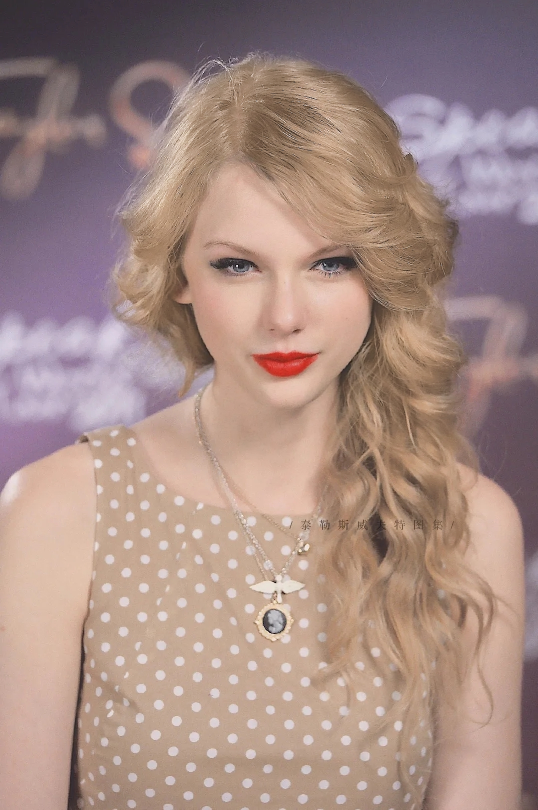
//> input picture opencv/imgs/taylor.jpg, 1076 x 1620 px (shown at 1/2 size)
$ ./montage   (built with g++ and OpenCV 4)
//> lines starting //> are read from the running program, lines starting //| are printed output that depends on the picture
#include <iostream>
#include <string>
#include <opencv2/opencv.hpp>
using namespace std;

/**
 * 合成蒙太奇图像
 **/

const int step_x = 20;
const int step_y = 20;

int getImagePathList(string folder, vector<string> &imagePathList)
{
    cv::glob(folder, imagePathList);
    return 0;
}

int main()
{
    string src_file = "/mnt/cfs/algorithm/hangcong.li/code/cpp/unconquered-cpp/opencv/imgs/taylor.jpg";
    string dst_file = "/mnt/cfs/algorithm/hangcong.li/code/cpp/unconquered-cpp/opencv/imgs/taylor_dst.jpg";
    string montage_dst_file = "/mnt/cfs/algorithm/hangcong.li/code/cpp/unconquered-cpp/opencv/imgs/montage_taylor.jpg";
    string folder = "images/";

    cv::Mat src = cv::imread(src_file);
//> src is the input picture: 1620 rows x 1076 cols, CV_8UC3; mean B, G, R 132.3, 139.5, 165.6
    if (src.empty())
    {
        cout << "No image!" << endl;
        return 0;
    }

    cv::resize(src, src, cv::Size(step_x * 30, step_y * 30), 1, 1, cv::INTER_CUBIC);
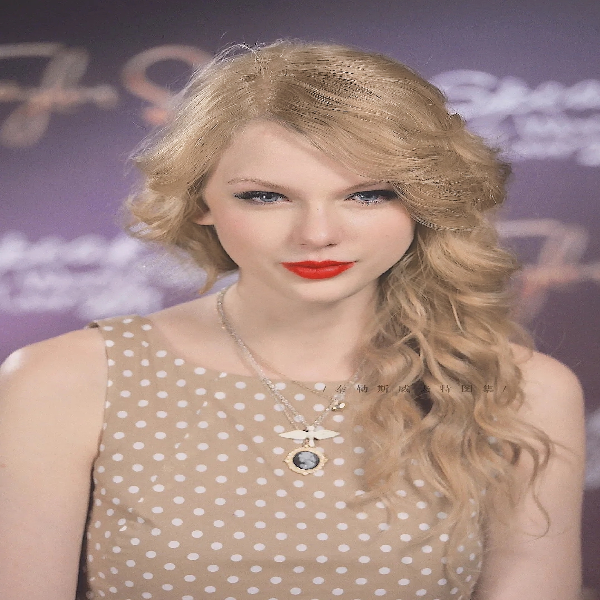
//> src: 600 rows x 600 cols, CV_8UC3; mean B, G, R 132.3, 139.5, 165.6

    vector<cv::Mat> images;


    cout << "loading..." << endl;
    vector<string> imagePathList;
    for (int i=0;i<30;i++)
    {
        imagePathList.push_back("/mnt/cfs/algorithm/hangcong.li/code/cpp/unconquered-cpp/opencv/imgs/taylor_bg.jpg");
    }
    // getImagePathList(folder, imagePathList);

    for (int i = 0; i < imagePathList.size(); i++)
    {
        cv::Mat img = cv::imread(imagePathList[i]);
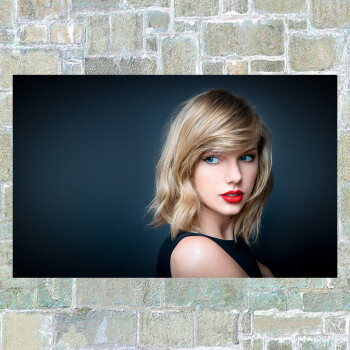
//> input picture opencv/imgs/taylor_bg.jpg, 350 x 350 px
//> img is the input picture: 350 rows x 350 cols, CV_8UC3; mean B, G, R 123.2, 123.3, 117.9
        cv::resize(img, img, cv::Size(step_x, step_y), 1, 1, cv::INTER_CUBIC);
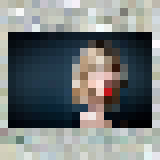
//> img: 20 rows x 20 cols, CV_8UC3 (shown 8 times larger); mean B, G, R 121.5, 121.8, 116.6
        images.push_back(img);
    }

    cout << "done!" << endl;

    int rows = src.rows;
//> rows = 600
    int cols = src.cols;
//> cols = 600

    int height = rows / step_y, width = cols / step_x;
//> height = 30; width = 30

    cv::Mat temp;
    cv::Mat dst = cv::Mat(src.size(), CV_8UC3, cv::Scalar(255, 255, 255));

//> (the run ends here: the program crashes, at `for (int i = 0; i < height; ++i)`)
